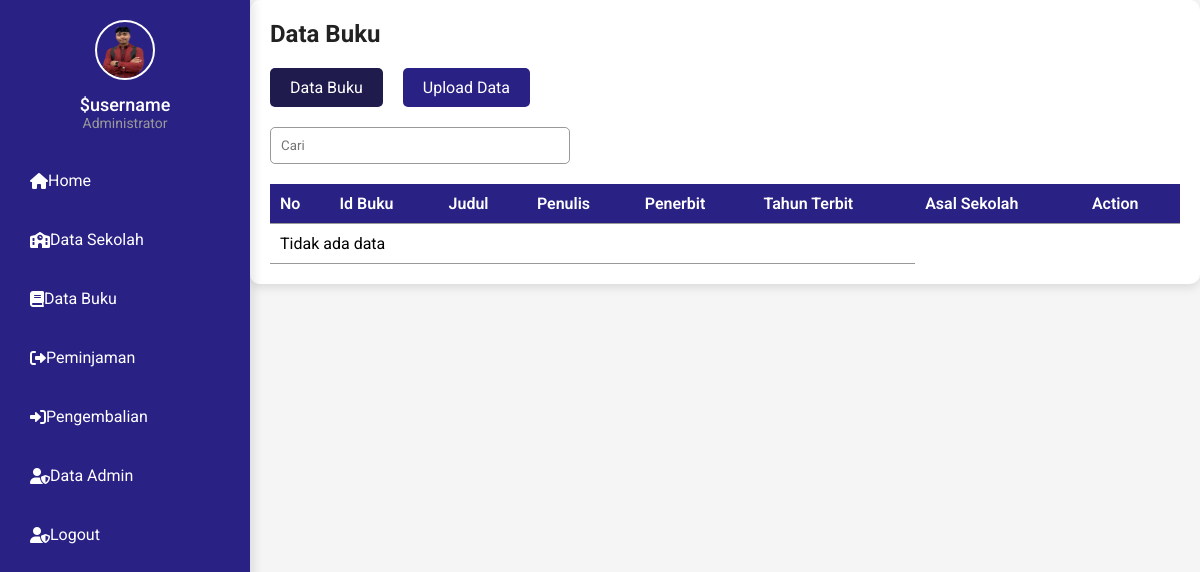
Page /databuku.php on the earlier database version.
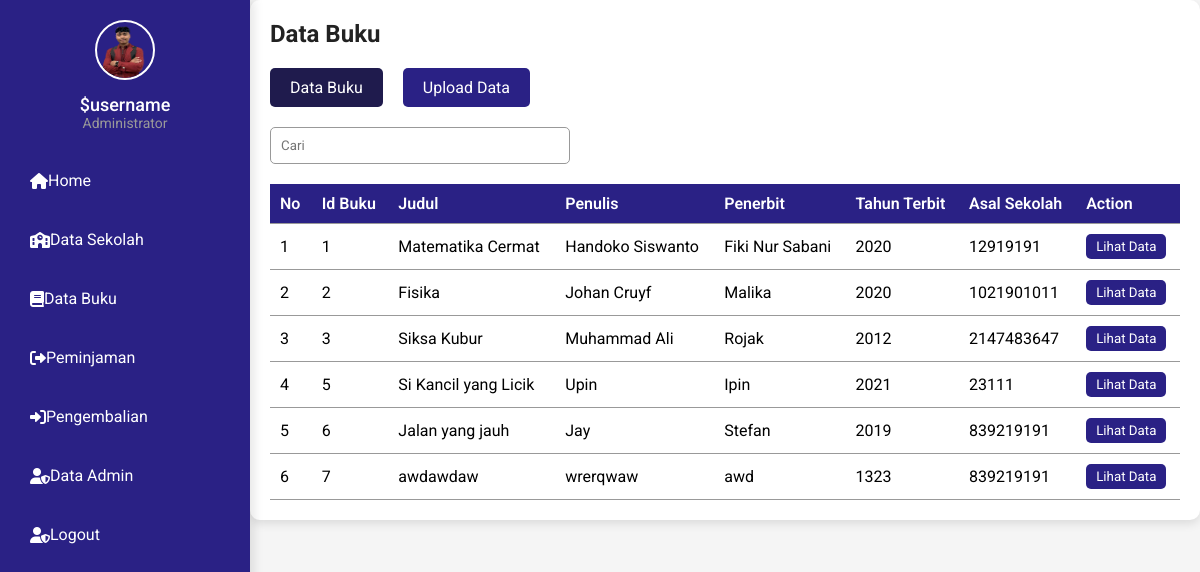
Same page on the later database version.
### tables this page shows
CREATE TABLE `tbldata_buku` (
  `id_buku` int(11) NOT NULL,
  `judul` varchar(255) DEFAULT NULL,
  `penulis` varchar(255) DEFAULT NULL,
  `penerbit` varchar(255) DEFAULT NULL,
  `tahun_terbit` varchar(4) DEFAULT NULL,
  `fk_induk` int(11) DEFAULT NULL
);

### databuku.php (the view, shortened to what this page needs)
<?php
include 'koneksi.php';
?>
<!DOCTYPE html>
<html lang="en">
  <head>
    <link rel="stylesheet" href="css/databuku.css" />
    <link rel="stylesheet" href="https://cdnjs.cloudflare.com/ajax/libs/font-awesome/6.0.0-beta3/css/all.min.css" />
  </head>
  <body>
    <div class="sidebar">
        <div class="profile">
          <img src="img/MIFTAHUL.png" alt="" class="profile-pic" />
          <p class="profile-name"> $username </p>
          <p class="profile-role">Administrator</p>
        </div>
        <nav>
          <ul>
            <li>
              <a href="index.php"><i class="fas fa-home"></i> Home</a>
            </li>
            <li>
              <a href="datasekolah.php"><i class="fas fa-school"></i> Data Sekolah</a>
            </li>
            <li>
              <a href="#" class="active"><i class="fas fa-book"></i> Data Buku</a>
            </li>
            <li>
              <a href="datapeminjaman.php"><i class="fas fa-sign-out-alt"></i> Peminjaman</a>
            </li>
            <li>
              <a href="datapengembalian.php"><i class="fas fa-sign-in-alt"></i> Pengembalian</a>
            </li>
            <li>
              <a href="dataadmin.php"><i class="fas fa-user-shield"></i> Data Admin</a>
            </li>
            <li>
              <a href="logout.php"><i class="fas fa-user-shield"></i>Logout</a>
            </li>
          </ul>
        </nav>
      </div>
    <div class="main-content">
      <h2>Data Buku</h2>
      <div class="tabs">
        <button class="active">Data Buku</button>
        <button onclick="window.location.href='buku.php'">Upload Data</button>
      </div>
      <div class="search-bar">
        <input type="search" placeholder="Cari" />
      </div>
      <table>
        <thead>
          <tr>
            <th>No</th>
            <th>Id Buku</th>
            <th>Judul</th>
            <th>Penulis</th>
            <th>Penerbit</th>
            <th>Tahun Terbit</th>
            <th>Asal Sekolah</th>
            <th>Action</th>
          </tr>
        </thead>
        <tbody>
        <?php
          $query = "SELECT * FROM tbldata_buku";
          $result = mysqli_query($conn, $query);
          if (mysqli_num_rows($result) > 0) {
              $no = 1;
              while ($row = mysqli_fetch_assoc($result)) {
                  echo "<tr>";
                  echo "<td>" . $no++ . "</td>";
                  echo "<td>" . $row['id_buku'] . "</td>";
                  echo "<td>" . $row['judul'] . "</td>";
                  echo "<td>" . $row['penulis'] . "</td>";
                  echo "<td>" . $row['penerbit'] . "</td>";
		  echo "<td>" . $row['tahun_terbit'] . "</td>";
		  echo "<td>" . $row['fk_induk'] . "</td>";
                  echo "<td><button onclick=\"window.location.href='buku.php'\">Lihat Data</button></td>";
                  echo "</tr>";
              }
          } else {
              echo "<tr><td colspan='6'>Tidak ada data</td></tr>";
          }
          ?>
        </tbody>
      </table>
    </div>
  </body>
</html>

### css/databuku.css (style rules this page uses)
* { font-family: "Roboto", sans-serif; margin: 0; padding: 0; box-sizing: border-box; }
:root { --blue: #2a2185; --white: #fff; --grey: #f5f5f5; --black1: #222; --black2: #999; --black3: #2e2b24; }
body { height: 100vh; overflow-x: hidden; background: var(--grey); }
.sidebar { position: fixed; width: 250px; height: 100%; background: var(--blue); padding: 20px; transition: 0.5s; box-shadow: 4px 0 10px rgba(0, 0, 0, 0.1); }
.profile { text-align: center; margin-bottom: 30px; }
.profile-pic { width: 60px; height: 60px; border-radius: 100px; border: 2px solid var(--white); }
.profile-name { margin-top: 10px; color: var(--white); font-size: 18px; font-weight: 500; }
.profile-role { font-size: 14px; color: var(--black2); }
nav ul { list-style-type: none; }
nav ul li { margin: 20px 0; }
nav ul li a { color: var(--white); text-decoration: none; display: flex; align-items: center; padding: 10px; border-radius: 10px; transition: background-color 0.3s, transform 0.2s; }
.main-content { flex-grow: 1; margin-left: 250px; padding: 20px; background-color: var(--white); border-radius: 10px; box-shadow: 0 4px 10px rgba(0, 0, 0, 0.1); }
h2 { font-size: 24px; color: var(--black1); }
.tabs { display: flex; gap: 20px; margin-top: 20px; }
.tabs button { padding: 10px 20px; border-radius: 5px; background-color: var(--blue); color: var(--white); font-size: 16px; cursor: pointer; transition: background-color 0.3s; border: none; }
.tabs button.active { background-color: #1f1b4d; }
.search-bar { margin-top: 20px; }
.search-bar input { padding: 10px; width: 100%; max-width: 300px; border-radius: 5px; border: 1px solid var(--black2); }
table { width: 100%; border-collapse: collapse; margin-top: 20px; }
table th, table td { padding: 10px; text-align: left; border-bottom: 1px solid var(--black2); }
table th { background-color: var(--blue); color: var(--white); font-weight: 600; }
table td button { padding: 5px 10px; background-color: var(--blue); color: var(--white); border: none; border-radius: 5px; cursor: pointer; transition: background-color 0.3s; }

Differences in the rows shown:
added tbldata_buku: id_buku "1", judul "Matematika Cermat", penulis "Handoko Siswanto", penerbit "Fiki Nur Sabani", tahun_terbit "2020", fk_induk "12919191"
added tbldata_buku: id_buku "2", judul "Fisika", penulis "Johan Cruyf", penerbit "Malika", tahun_terbit "2020", fk_induk "1021901011"
added tbldata_buku: id_buku "3", judul "Siksa Kubur", penulis "Muhammad Ali", penerbit "Rojak", tahun_terbit "2012", fk_induk "2147483647"
added tbldata_buku: id_buku "5", judul "Si Kancil yang Licik", penulis "Upin", penerbit "Ipin", tahun_terbit "2021", fk_induk "23111"
added tbldata_buku: id_buku "6", judul "Jalan yang jauh", penulis "Jay", penerbit "Stefan", tahun_terbit "2019", fk_induk "839219191"
added tbldata_buku: id_buku "7", judul "awdawdaw", penulis "wrerqwaw", penerbit "awd", tahun_terbit "1323", fk_induk "839219191"
Other differences:
text no longer shown: "Tidak ada data"
